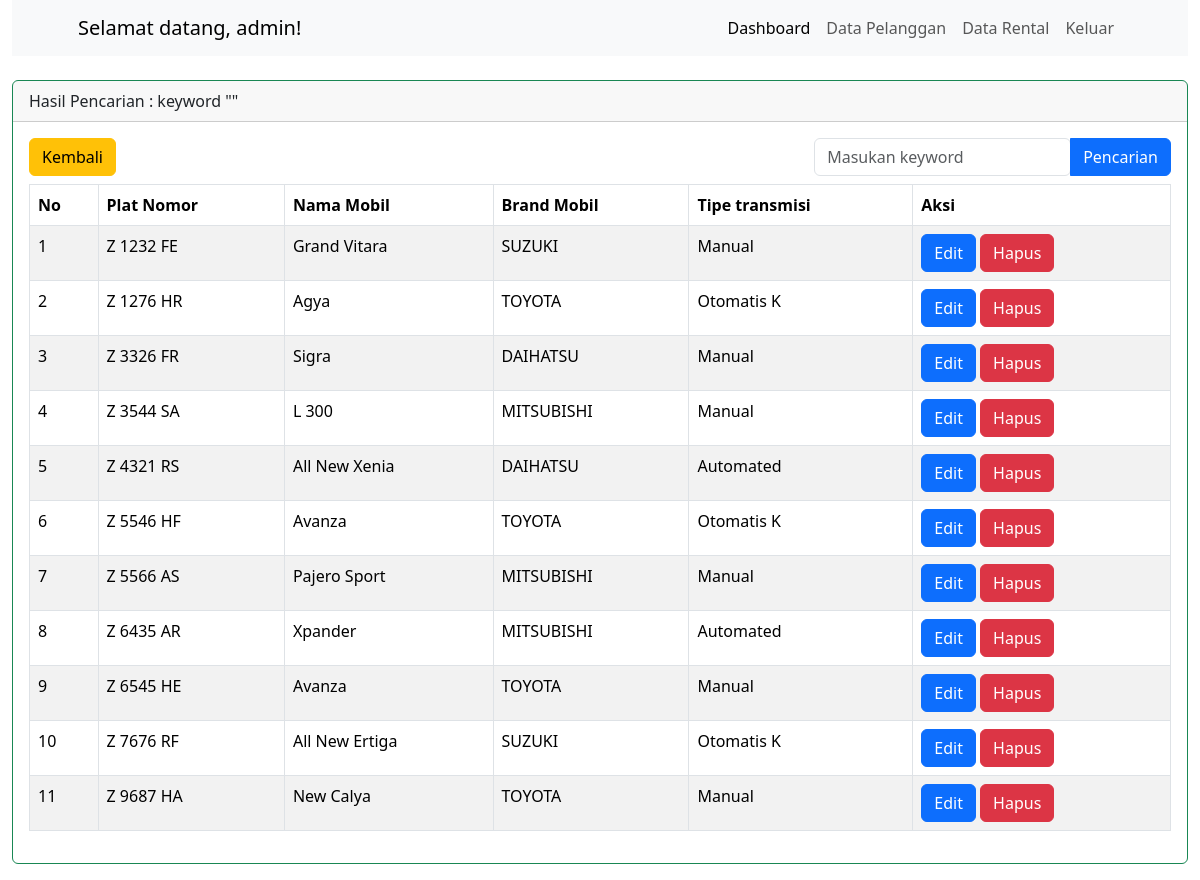
Page /cari_data_mobil_user.php (signed in) on the committed database.
### tables this page shows
CREATE TABLE `tbl_mobil_rizalz` (
  `no_plat_rizalz` varchar(10) NOT NULL,
  `nama_mobil_rizalz` varchar(25) NOT NULL,
  `brand_mobil_rizalz` varchar(25) NOT NULL,
  `tipe_transmisi_rizalz` varchar(10) NOT NULL
);

### cari_data_mobil_user.php (the view, shortened to what this page needs)
<?php
include "koneksi.php";
$i = 0;
$keyword = mysqli_real_escape_string($koneksi, $_GET['keyword']);
$tampil = mysqli_query($koneksi, "SELECT * FROM tbl_mobil_rizalz
WHERE nama_mobil_rizalz like '%$keyword%'");
?>
<!DOCTYPE html>
<html lang="en">
<head>
<link href="bootstrap-5.3.2-dist/css/bootstrap.min.css" rel="stylesheet" >
</head>
<body>
<div class="container-fluid">
<div class="row">
<div class="col-md-12 mb-4">
<?php include "menu_user.php";?>
</div>
</div>
<div class="card border-success mb-3" >
<div class="card-header">Hasil Pencarian : keyword
"<b><?=$keyword?></b>"</div>
<div class="card-body text-success">
<div class="row">
<div class="col-md-6 mb-2 ">
<a href='user/tampil_data_mobil_user.php' class='btn btn-warning'> Kembali</a>
</div>
<div class="col-md-6 ">
<form action="user/cari_data_mobil_user.php" method="GET">
<div class="btn-group float-end" role="group" >
    <input type="text" name="keyword" class="form-control"
    placeholder="Masukan keyword" >
    <button type="button" class="btn btn-primary">Pencarian</button>
    </div>
    </form>
    </div>
    </div>
    <div class="row">
    <div class="col-md-12">
    <table class="table table-bordered table-striped table-hover">
    <thead>
<tr>
<th>No</th>
<th>Plat Nomor</th>
<th>Nama Mobil</th>
<th>Brand Mobil</th>
<th>Tipe transmisi</th>
<th>Aksi</th>
</tr>
</thead>
<?php
while ($data = mysqli_fetch_array($tampil)) {
    $i++;
    ?>
<tr>
<td><?=$i?></td>
<td><?=$data['no_plat_rizalz']?></td>
<td><?=$data['nama_mobil_rizalz']?></td>
<td><?=$data['brand_mobil_rizalz']?></td>
<td><?=$data['tipe_transmisi_rizalz']?></td>
<td>
<a href="edit_data_mobil.php?no_plat_rizalz=<?=$data['no_plat_rizalz']?>" class='btn
btn-primary'>Edit</a>
<a href="delete_data_mobil.php?no_plat_rizalz=<?=$data['no_plat_rizalz']?>"
class='btn btn-danger' onclick="return confirm('Apakah anda yakin ingin menghapus ini ?')">Hapus</a>
</td>
</tr>
    <?php
}
?>
</table>
</div>
</div>
</div>
</div>
</div>
</body>
</html>

### rows in the picture
tbl_mobil_rizalz: no_plat_rizalz "Z 1232 FE", nama_mobil_rizalz "Grand Vitara", brand_mobil_rizalz "SUZUKI", tipe_transmisi_rizalz "Manual"
tbl_mobil_rizalz: no_plat_rizalz "Z 1276 HR", nama_mobil_rizalz "Agya", brand_mobil_rizalz "TOYOTA", tipe_transmisi_rizalz "Otomatis K"
tbl_mobil_rizalz: no_plat_rizalz "Z 3326 FR", nama_mobil_rizalz "Sigra", brand_mobil_rizalz "DAIHATSU", tipe_transmisi_rizalz "Manual"
tbl_mobil_rizalz: no_plat_rizalz "Z 3544 SA", nama_mobil_rizalz "L 300", brand_mobil_rizalz "MITSUBISHI", tipe_transmisi_rizalz "Manual"
tbl_mobil_rizalz: no_plat_rizalz "Z 4321 RS", nama_mobil_rizalz "All New Xenia", brand_mobil_rizalz "DAIHATSU", tipe_transmisi_rizalz "Automated"
tbl_mobil_rizalz: no_plat_rizalz "Z 5546 HF", nama_mobil_rizalz "Avanza", brand_mobil_rizalz "TOYOTA", tipe_transmisi_rizalz "Otomatis K"
tbl_mobil_rizalz: no_plat_rizalz "Z 5566 AS", nama_mobil_rizalz "Pajero Sport", brand_mobil_rizalz "MITSUBISHI", tipe_transmisi_rizalz "Manual"
tbl_mobil_rizalz: no_plat_rizalz "Z 6435 AR", nama_mobil_rizalz "Xpander", brand_mobil_rizalz "MITSUBISHI", tipe_transmisi_rizalz "Automated"
tbl_mobil_rizalz: no_plat_rizalz "Z 6545 HE", nama_mobil_rizalz "Avanza", brand_mobil_rizalz "TOYOTA", tipe_transmisi_rizalz "Manual"
tbl_mobil_rizalz: no_plat_rizalz "Z 7676 RF", nama_mobil_rizalz "All New Ertiga", brand_mobil_rizalz "SUZUKI", tipe_transmisi_rizalz "Otomatis K"
tbl_mobil_rizalz: no_plat_rizalz "Z 9687 HA", nama_mobil_rizalz "New Calya", brand_mobil_rizalz "TOYOTA", tipe_transmisi_rizalz "Manual"

### other values in the picture
$_SESSION['username_rizalz'] "admin"
